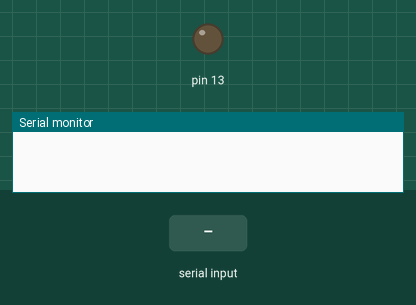
This sketch was run on a simulated Arduino Uno, built with avr-gcc and run on an emulated ATmega328P. Shown: output pins drawn as LEDs (lit = HIGH), the last lines printed to the serial monitor. The test bench sets the inputs (shaded band).

Above: at 1.2 s.
1.3 s: "b" received over Serial
At 2.0 s:
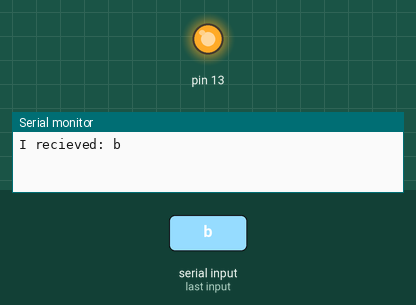
2.8 s: "o" received over Serial
At 3.8 s:
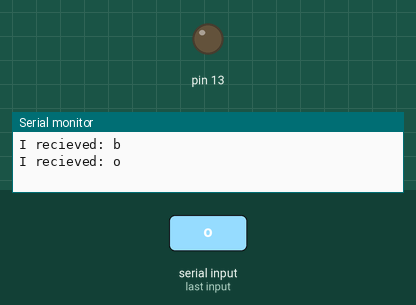
Timing chart, 0 to 5.8 s (numbered marks = the images above; inputs shaded):
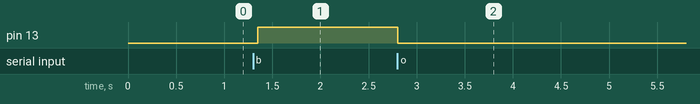

Measured:
- after the input at 1.3 s, pin 13: LOW → HIGH after 0.05 s
- after the input at 2.8 s, pin 13: HIGH → LOW at once

The sketch:

generic_serialCommunicationTest.ino
```cpp
void setup() {
  // put your setup code here, to run once:
  Serial.begin(9600);
  pinMode(13, OUTPUT);
  digitalWrite(13, LOW);
}

int toggle = 0;
char incomingByte = 0;

void loop() {
  // put your main code here, to run repeatedly:

  if(Serial.available() > 0){
    incomingByte = Serial.read();

    Serial.print("I recieved: ");
    Serial.println(incomingByte);

    if(incomingByte == 'b')
      digitalWrite(13, HIGH);
    else if(incomingByte == 'o')
      digitalWrite(13, LOW);
  }

  delay(50);
}
```
